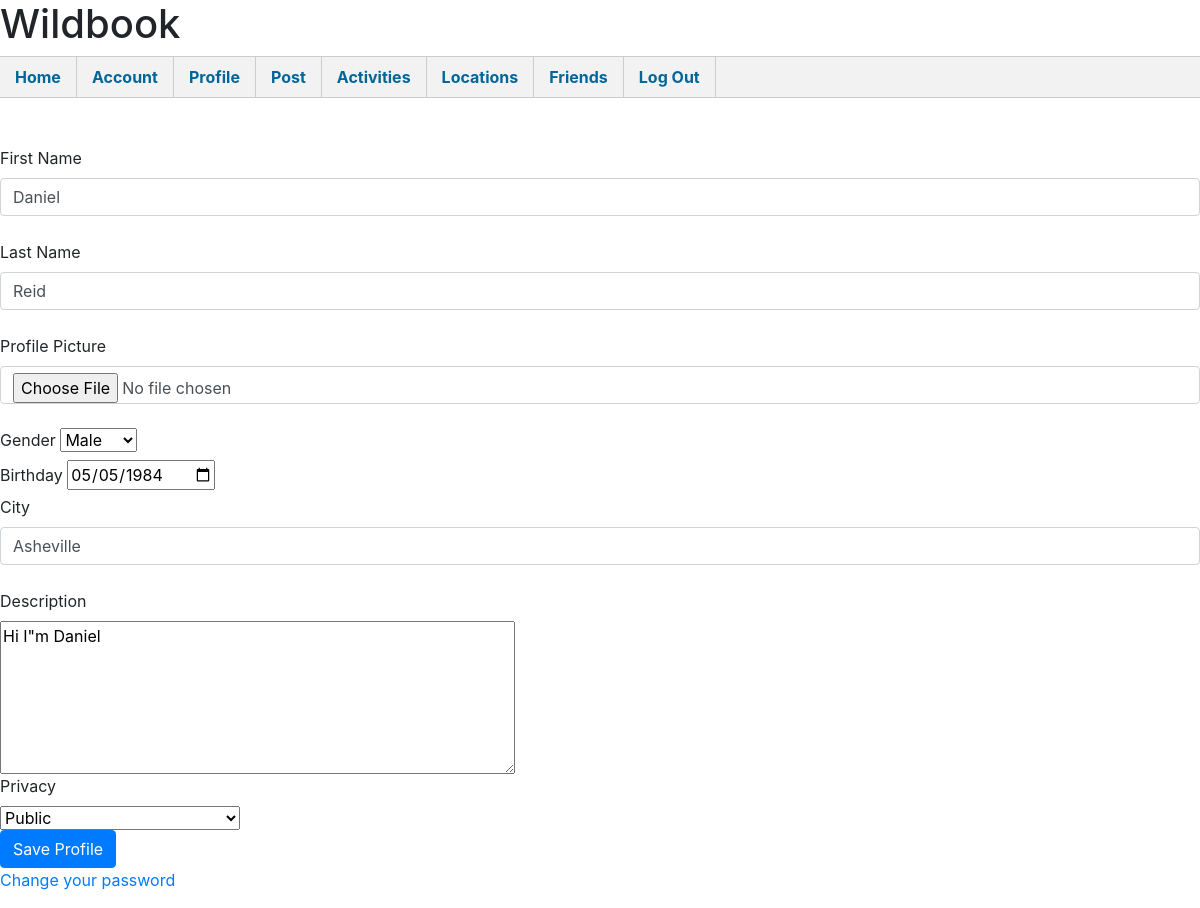
/mergenew/account.php (signed in), run on the app's committed database.
### tables this page shows
create table Profile
(
	username varchar(128) not null unique,
	firstname varchar(64) not null,
	lastname varchar(64) not null,
	profilepic int null,
	birthday date null,
	gender varchar(1) null,
	city varchar(64) null,
	description varchar (512) null,
	privacy varchar(1) null,
	primary key(username),
	foreign key(username) references User(username),
	foreign key(profilepic) references Multimedia(multimediaID)
 );

### www/mergenew/account.php (the view, shortened to what this page needs)
<?php
	$firstname = "";
	$lastname = "";
	$gender = "";
	$gendert = "";
	$birthday = "";
	$city = "";
	$description = "";
	$privacy = "";
	$privacyt = "";
	require_once 'functions.php';
	require 'template.php';
	$ErrorArray=array();
	if (!checkLogin()){
		$have_error=true;
		$ErrorArray[] = "Username is empty";
	}
	else {
		$username = $_SESSION['username'];
		$stmt = "select profile_exists('$username');";
		$result=$con->query($stmt);
		$row = $result->fetch_array();
		$existprofile = $row[0];
		if(!$existprofile){
			$have_error=true;
			$ErrorArray[] = "Profile doesn't exist";
		}else
		{
			$stmt = "select * from profile where username='$username';";
			$result=$con->query($stmt);
			$row = $result->fetch_array();
			$firstname = $row[1];
			$lastname = $row[2];
			$gender = $row[5];
			if($gender = "1") {$gendert = "Male";} else if($gender = "2") {$gendert = "Female";} else {$gendert = "";}
			$birthday = $row[4];
			$city = $row[6];
			$description = $row[7];
			if($privacy ="1"){$privacyt="Public";}
			else if($privacy ="2"){$privacyt="Friends or Friends of Friends";}
			else if($privacy ="3"){$privacyt="Friends";}
			else if($privacy ="4"){$privacyt="Private";}
			else{$privacy="";}
			$privacy = $row[8];
		}
	}
?>
<div>
	<form id="editprofile" method="post" action="account.php" role="form">
		<label>First Name</label>
		<input type="text" name="firstname" class="form-control" value="<?=$firstname?>" /><br>
		<label>Last Name</label>
		<input type="text" name="lastname" class="form-control" value="<?=$lastname?>" /><br>
		<label>Profile Picture</label>
		<input type="file" name="profilepic" class="form-control" /><br>
		<label>Gender</label>
		<select name="gender">
			<option value="<?=$gender?>" selected="1"><?=$gendert?></option>
		</select><br>
		<label >Birthday</label>
		<input type="date" name="birthday" value="<?=$birthday?>"><br>
		<label>City</label>
		<input type="text" name="city" class="form-control" value="<?=$city?>" /><br>
		<label>Description</label><br>
		<textarea name="description" cols="1" rows="1"style="width: 515px; height: 153px;"><?=$description?></textarea>
		<br>
		<label>Privacy</label><br>
			<select name="privacy" >
				<option value="<?=$privacy?>" selected="1"><?=$privacyt?></option>
			</select><br>
		<button type="submit" value="SaveProfile" name="editprofile" class="btn btn-primary">Save Profile</button><br>
		<a href='changePassword.php'>Change your password</a>
	</form>
</div>

### data on the page
profile: firstname "Daniel", lastname "Reid", birthday "05/05/1984", city "Asheville", description "Hi I\"m Daniel"

### other printed values
form field gender "Male"
form field privacy "Public"
